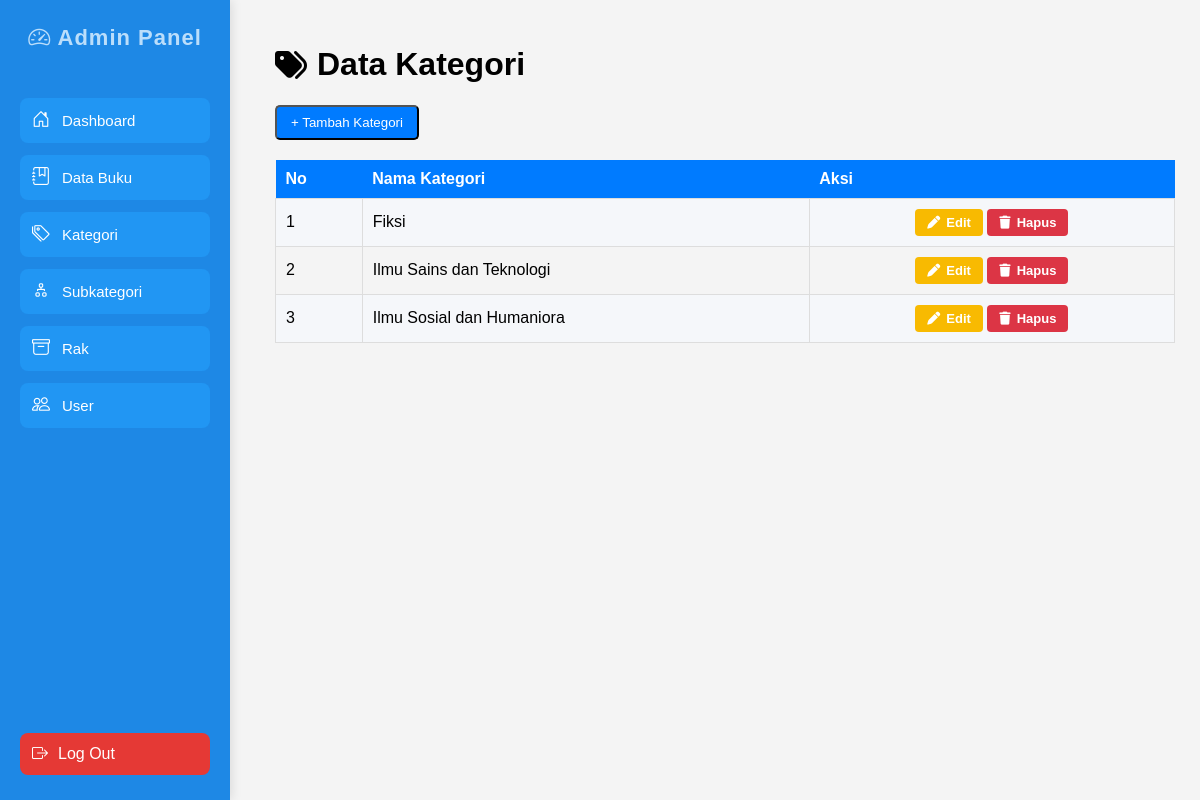
/cms/kategori.php, run on the app's committed database.
### tables this page shows
CREATE TABLE `kategori` (
  `kategoriId` int(11) NOT NULL,
  `nama_kategori` varchar(50) NOT NULL
);

### cms/kategori.php (the view, shortened to what this page needs)
<?php
include '../config/koneksi2.php';
?>
<!DOCTYPE html>
<html>
<head>
    <link rel="stylesheet" href="https://cdnjs.cloudflare.com/ajax/libs/font-awesome/6.5.0/css/all.min.css">
</head>
<body>
    <?php include 'sidebar.php'; ?>
    <div class="content">
        <h1 style="display:flex; align-items:center; gap:10px;">
            <i class="fa fa-tags"></i> Data Kategori
        </h1>
        <button class="btn" onclick="toggleForm()">+ Tambah Kategori</button>
        <table>
            <tr>
                <th>No</th>
                <th>Nama Kategori</th>
                <th>Aksi</th>
            </tr>
            <?php
            $no = 1;
            $result = mysqli_query($koneksi, "SELECT * FROM kategori ORDER BY kategoriId DESC");
            while ($r = mysqli_fetch_assoc($result)) {
            ?>
                <tr>
                    <td><?= $no++; ?></td>
                    <td><?= htmlspecialchars($r['nama_kategori']); ?></td>
                    <td class="aksi-btn">
                        <a href="kategori.php?edit=<?= $r['kategoriId']; ?>"
                            class="btn-aksi btn-edit">
                            <i class="fa fa-pen"></i> Edit
                        </a>
                        <a href="kategori.php?hapus=<?= $r['kategoriId']; ?>"
                            class="btn-aksi btn-hapus"
                            onclick="return confirm('Hapus kategori ini?')">
                            <i class="fa fa-trash"></i> Hapus
                        </a>
                    </td>
                </tr>
            <?php } ?>
        </table>
    </div>
</body>
</html>

### cms/kategori.php (style rules this page uses)
.content { padding: 20px; font-family: Arial; }
.btn { background: #007bff; padding: 8px 14px; border-radius: 5px; color: white; text-decoration: none; }
table { width: 100%; border-collapse: collapse; margin-top: 20px; }
th { background: #007bff; color: white; padding: 10px; text-align: left; }
td { padding: 10px; border: 1px solid #ddd; }
tr:nth-child(even) { background: #f5f7fa; }
td.aksi-btn { text-align: center; vertical-align: middle; }
.aksi-btn a { text-decoration: none; color: #fff; font-size: 13px; font-weight: bold; }
.btn-aksi { display: inline-flex; align-items: center; gap: 6px; padding: 6px 12px; border-radius: 4px; cursor: pointer; }
.btn-edit { background: #f8ba01ff; color: #000; }
.btn-hapus { background: #dc3545; }

### cms/sidebar.php (style rules this page uses)
body { margin: 0; font-family: Arial, sans-serif; background: #f4f4f4; }
.content { margin-left: 250px; padding: 25px; min-height: 100vh; box-sizing: border-box; }

### data on the page
kategori: nama_kategori "Fiksi"
kategori: nama_kategori "Ilmu Sains dan Teknologi"
kategori: nama_kategori "Ilmu Sosial dan Humaniora"
